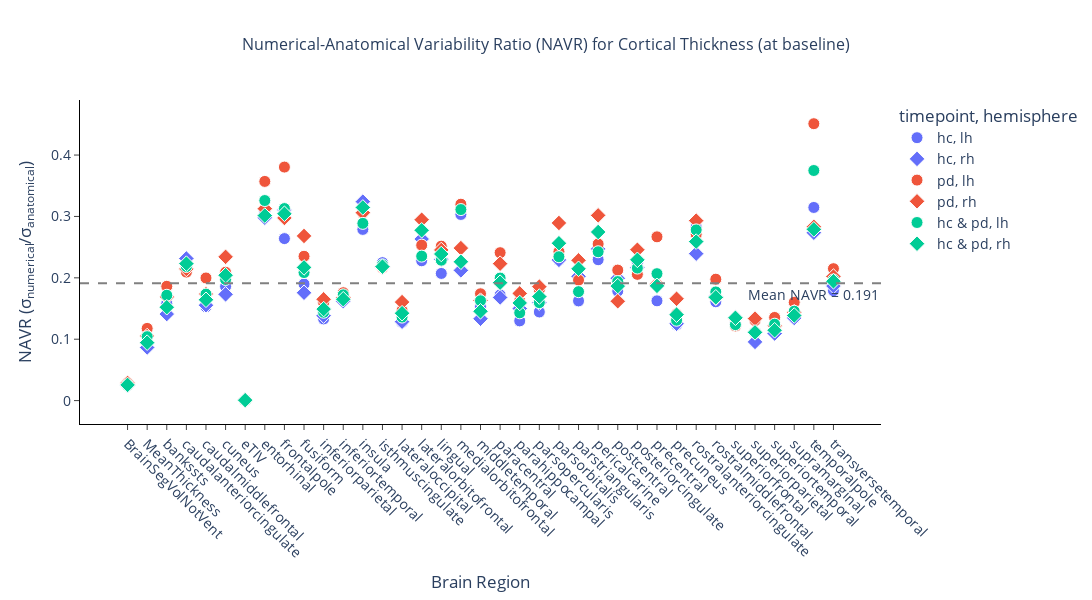
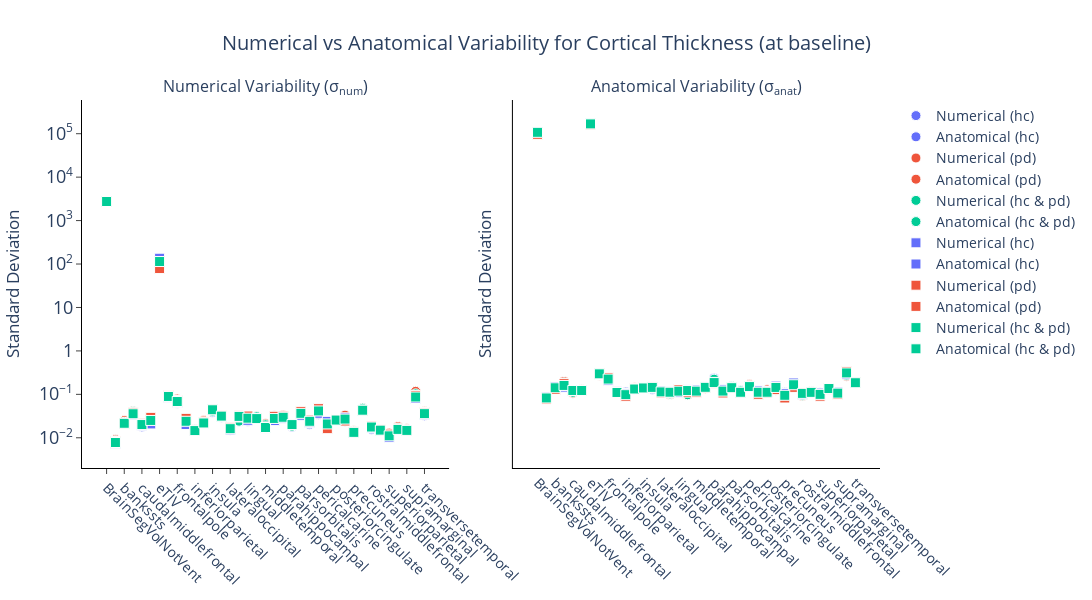

Write notebook code for charts like these, in order.
### Markdown cell above
### Baseline HC+PD

### Code cell
pop_hc_baseline, pop_pd_baseline = get_population(df, df_cohort, visit="first")
pop_hc_followup, pop_pd_followup = get_population(df, df_cohort, visit="second")

pop_hc = pop_hc_baseline
pop_pd = pop_pd_baseline
pop_all = np.concatenate([pop_hc_baseline, pop_pd_baseline])

config = NavrConfig(
    metric=METRIC,
    bilateral=False,
    change=False,
    csv_dir=csv_dir,
    figures_dir=figures_dir,
    regions_template=regions_template,
    anondir=anondir,
    title_suffix="Cortical",
    timepoint="baseline",
)

_ = generate_navr(
    get_stats_metric=get_stats_metric,
    pop1=pop_hc,
    pop2=pop_pd,
    pop_all=pop_all,
    pop1_name="hc",
    pop2_name="pd",
    config=config,
)

pop_hc = pop_hc_followup
pop_pd = pop_pd_followup
pop_all = np.concatenate([pop_hc_followup, pop_pd_followup])

config = NavrConfig(
    metric=METRIC,
    bilateral=False,
    change=False,
    csv_dir=csv_dir,
    figures_dir=figures_dir,
    regions_template=regions_template,
    anondir=anondir,
    title_suffix="Cortical",
    timepoint="followup",
)

_ = generate_navr(
    get_stats_metric=get_stats_metric,
    pop1=pop_hc,
    pop2=pop_pd,
    pop_all=pop_all,
    pop1_name="hc",
    pop2_name="pd",
    config=config,
)

### Figure 1 — Plotly figure (JSON) as saved in the notebook; plotly's stock layout.template omitted (floating-point values rounded to 4 significant figures)
{"data": [{"customdata": [[2726.0, 109000.0], [0.008119, 0.08623], [0.021, 0.1329], [0.03917, 0.1717], [0.0178, 0.1164], [0.02346, 0.1263], [136.0, 167900.0], [0.08526, 0.2767], [0.06208, 0.2353], [0.0222, 0.1169], [0.01506, 0.1132], [0.02164, 0.1281], [0.03852, 0.1381], [0.02923, 0.1301], [0.01486, 0.1163], [0.02342, 0.1028], [0.02377, 0.1147], [0.03007, 0.09916], [0.0189, 0.1235], [0.02502, 0.1454], [0.03063, 0.2359], [0.01764, 0.1222], [0.03454, 0.1508], [0.02015, 0.1241], [0.03417, 0.1489], [0.01869, 0.1048], [0.02468, 0.1095], [0.02336, 0.1438], [0.01385, 0.1121], [0.04768, 0.1686], [0.01552, 0.09639], [0.01436, 0.1149], [0.01036, 0.1084], [0.01564, 0.1361], [0.01471, 0.1094], [0.08904, 0.283], [0.03206, 0.1791]], "hovertemplate": "<b>%{hovertext}</b><br><br>timepoint=hc<br>hemisphere=lh<br>region=%{x}<br>NAVR=%{y:.3f}<br>num=%{customdata[0]:.2e}<br>anat=%{customdata[1]:.2e}<extra></extra>", "hovertext": ["BrainSegVolNotVent", "MeanThickness", "bankssts", "caudalanteriorcingulate", "caudalmiddlefrontal", "cuneus", "eTIV", "entorhinal", "frontalpole", "fusiform", "inferiorparietal", "inferiortemporal", "insula", "isthmuscingulate", "lateraloccipital", "lateralorbitofrontal", "lingual", "medialorbitofrontal", "middletemporal", "paracentral", "parahippocampal", "parsopercularis", "parsorbitalis", "parstriangularis", "pericalcarine", "postcentral", "posteriorcingulate", "precentral", "precuneus", "rostralanteriorcingulate", "rostralmiddlefrontal", "superiorfrontal", "superiorparietal", "superiortemporal", "supramarginal", "temporalpole", "transversetemporal"], "legendgroup": "hc, lh", "marker": {"color": "#636efa", "line": {"color": "white", "width": 1}, "size": 12, "symbol": "circle"}, "mode": "markers", "name": "hc, lh", "orientation": "v", "showlegend": true, "type": "scatter", "x": ["BrainSegVolNotVent", "MeanThickness", "bankssts", "caudalanteriorcingulate", "caudalmiddlefrontal", "cuneus", "eTIV", "entorhinal", "frontalpole", "fusiform", "inferiorparietal", "inferiortemporal", "insula", "isthmuscingulate", "lateraloccipital", "lateralorbitofrontal", "lingual", "medialorbitofrontal", "middletemporal", "paracentral", "parahippocampal", "parsopercularis", "parsorbitalis", "parstriangularis", "pericalcarine", "postcentral", "posteriorcingulate", "precentral", "precuneus", "rostralanteriorcingulate", "rostralmiddlefrontal", "superiorfrontal", "superiorparietal", "superiortemporal", "supramarginal", "temporalpole", "transversetemporal"], "xaxis": "x", "y": [0.02501, 0.09415, 0.1581, 0.2281, 0.1529, 0.1858, 0.0008099, 0.3081, 0.2639, 0.1899, 0.1331, 0.1689, 0.2789, 0.2247, 0.1277, 0.2278, 0.2071, 0.3032, 0.153, 0.1721, 0.1299, 0.1444, 0.2291, 0.1624, 0.2295, 0.1784, 0.2254, 0.1625, 0.1236, 0.2829, 0.161, 0.125, 0.09557, 0.1149, 0.1344, 0.3146, 0.179], "yaxis": "y"}, {"customdata": [[2726.0, 109000.0], [0.007449, 0.08611], [0.02138, 0.1517], [0.034, 0.1468], [0.01905, 0.1226], [0.02083, 0.1203], [136.0, 167900.0], [0.08533, 0.2865], [0.06512, 0.2097], [0.02019, 0.1149], [0.01452, 0.1049], [0.02126, 0.1312], [0.04428, 0.1366], [0.03103, 0.1425], [0.01527, 0.1188], [0.0301, 0.1143], [0.02522, 0.1096], [0.02751, 0.1297], [0.01677, 0.1257], [0.02489, 0.1482], [0.02824, 0.1884], [0.02025, 0.127], [0.03298, 0.1439], [0.02264, 0.1118], [0.03659, 0.1481], [0.02388, 0.1198], [0.02497, 0.1154], [0.02885, 0.1549], [0.01303, 0.1041], [0.04368, 0.1825], [0.01704, 0.1006], [0.01481, 0.1094], [0.01021, 0.1068], [0.0152, 0.1391], [0.01514, 0.1124], [0.08022, 0.2933], [0.03406, 0.1825]], "hovertemplate": "<b>%{hovertext}</b><br><br>timepoint=hc<br>hemisphere=rh<br>region=%{x}<br>NAVR=%{y:.3f}<br>num=%{customdata[0]:.2e}<br>anat=%{customdata[1]:.2e}<extra></extra>", "hovertext": ["BrainSegVolNotVent", "MeanThickness", "bankssts", "caudalanteriorcingulate", "caudalmiddlefrontal", "cuneus", "eTIV", "entorhinal", "frontalpole", "fusiform", "inferiorparietal", "inferiortemporal", "insula", "isthmuscingulate", "lateraloccipital", "lateralorbitofrontal", "lingual", "medialorbitofrontal", "middletemporal", "paracentral", "parahippocampal", "parsopercularis", "parsorbitalis", "parstriangularis", "pericalcarine", "postcentral", "posteriorcingulate", "precentral", "precuneus", "rostralanteriorcingulate", "rostralmiddlefrontal", "superiorfrontal", "superiorparietal", "superiortemporal", "supramarginal", "temporalpole", "transversetemporal"], "legendgroup": "hc, rh", "marker": {"color": "#636efa", "line": {"color": "white", "width": 1}, "size": 12, "symbol": "diamond"}, "mode": "markers", "name": "hc, rh", "orientation": "v", "showlegend": true, "type": "scatter", "x": ["BrainSegVolNotVent", "MeanThickness", "bankssts", "caudalanteriorcingulate", "caudalmiddlefrontal", "cuneus", "eTIV", "entorhinal", "frontalpole", "fusiform", "inferiorparietal", "inferiortemporal", "insula", "isthmuscingulate", "lateraloccipital", "lateralorbitofrontal", "lingual", "medialorbitofrontal", "middletemporal", "paracentral", "parahippocampal", "parsopercularis", "parsorbitalis", "parstriangularis", "pericalcarine", "postcentral", "posteriorcingulate", "precentral", "precuneus", "rostralanteriorcingulate", "rostralmiddlefrontal", "superiorfrontal", "superiorparietal", "superiortemporal", "supramarginal", "temporalpole", "transversetemporal"], "xaxis": "x", "y": [0.02501, 0.08651, 0.141, 0.2315, 0.1554, 0.1731, 0.0008099, 0.2978, 0.3105, 0.1757, 0.1383, 0.162, 0.3241, 0.2178, 0.1285, 0.2632, 0.2301, 0.2122, 0.1334, 0.168, 0.1499, 0.1594, 0.2292, 0.2024, 0.2471, 0.1993, 0.2163, 0.1863, 0.1251, 0.2394, 0.1694, 0.1355, 0.09558, 0.1092, 0.1347, 0.2735, 0.1867], "yaxis": "y"}, {"customdata": [[2783.0, 96660.0], [0.009152, 0.07781], [0.02501, 0.1344], [0.04165, 0.1989], [0.0212, 0.1061], [0.02736, 0.1309], [78.64, 161000.0], [0.0972, 0.2722], [0.07808, 0.2053], [0.02492, 0.106], [0.01569, 0.09821], [0.02487, 0.1415], [0.04281, 0.1401], [0.03198, 0.1477], [0.01686, 0.1148], [0.02496, 0.09856], [0.02936, 0.1167], [0.03092, 0.09665], [0.02103, 0.1209], [0.03228, 0.134], [0.03353, 0.2065], [0.01938, 0.1071], [0.03689, 0.1521], [0.0232, 0.1182], [0.04283, 0.1679], [0.02137, 0.1005], [0.0261, 0.1269], [0.03324, 0.1246], [0.01451, 0.1029], [0.04835, 0.1784], [0.01801, 0.09109], [0.01452, 0.1193], [0.01293, 0.09911], [0.01826, 0.1348], [0.01606, 0.1003], [0.1176, 0.2607], [0.04032, 0.1876]], "hovertemplate": "<b>%{hovertext}</b><br><br>timepoint=pd<br>hemisphere=lh<br>region=%{x}<br>NAVR=%{y:.3f}<br>num=%{customdata[0]:.2e}<br>anat=%{customdata[1]:.2e}<extra></extra>", "hovertext": ["BrainSegVolNotVent", "MeanThickness", "bankssts", "caudalanteriorcingulate", "caudalmiddlefrontal", "cuneus", "eTIV", "entorhinal", "frontalpole", "fusiform", "inferiorparietal", "inferiortemporal", "insula", "isthmuscingulate", "lateraloccipital", "lateralorbitofrontal", "lingual", "medialorbitofrontal", "middletemporal", "paracentral", "parahippocampal", "parsopercularis", "parsorbitalis", "parstriangularis", "pericalcarine", "postcentral", "posteriorcingulate", "precentral", "precuneus", "rostralanteriorcingulate", "rostralmiddlefrontal", "superiorfrontal", "superiorparietal", "superiortemporal", "supramarginal", "temporalpole", "transversetemporal"], "legendgroup": "pd, lh", "marker": {"color": "#EF553B", "line": {"color": "white", "width": 1}, "size": 12, "symbol": "circle"}, "mode": "markers", "name": "pd, lh", "orientation": "v", "showlegend": true, "type": "scatter", "x": ["BrainSegVolNotVent", "MeanThickness", "bankssts", "caudalanteriorcingulate", "caudalmiddlefrontal", "cuneus", "eTIV", "entorhinal", "frontalpole", "fusiform", "inferiorparietal", "inferiortemporal", "insula", "isthmuscingulate", "lateraloccipital", "lateralorbitofrontal", "lingual", "medialorbitofrontal", "middletemporal", "paracentral", "parahippocampal", "parsopercularis", "parsorbitalis", "parstriangularis", "pericalcarine", "postcentral", "posteriorcingulate", "precentral", "precuneus", "rostralanteriorcingulate", "rostralmiddlefrontal", "superiorfrontal", "superiorparietal", "superiortemporal", "supramarginal", "temporalpole", "transversetemporal"], "xaxis": "x", "y": [0.02879, 0.1176, 0.1862, 0.2093, 0.1997, 0.2091, 0.0004884, 0.3571, 0.3804, 0.2351, 0.1597, 0.1757, 0.3056, 0.2166, 0.1469, 0.2532, 0.2515, 0.32, 0.174, 0.241, 0.1624, 0.181, 0.2426, 0.1963, 0.2551, 0.2126, 0.2056, 0.2668, 0.1411, 0.2711, 0.1978, 0.1217, 0.1305, 0.1354, 0.1601, 0.4511, 0.2149], "yaxis": "y"}, {"customdata": [[2783.0, 96660.0], [0.008206, 0.07801], [0.02181, 0.1292], [0.03793, 0.1768], [0.0215, 0.1238], [0.02955, 0.1262], [78.64, 161000.0], [0.09434, 0.3017], [0.07226, 0.2428], [0.02803, 0.1045], [0.01484, 0.08992], [0.02276, 0.1354], [0.04403, 0.1438], [0.0322, 0.148], [0.01736, 0.1082], [0.03219, 0.1092], [0.03169, 0.1292], [0.02791, 0.1123], [0.01784, 0.1096], [0.03125, 0.1401], [0.03137, 0.1797], [0.01998, 0.1076], [0.04054, 0.1401], [0.02553, 0.1117], [0.04689, 0.1554], [0.01623, 0.1003], [0.0264, 0.1074], [0.02434, 0.1284], [0.01367, 0.08239], [0.0424, 0.1446], [0.0185, 0.1105], [0.01522, 0.1134], [0.01212, 0.09073], [0.01608, 0.1321], [0.01435, 0.0997], [0.09451, 0.3339], [0.03829, 0.1895]], "hovertemplate": "<b>%{hovertext}</b><br><br>timepoint=pd<br>hemisphere=rh<br>region=%{x}<br>NAVR=%{y:.3f}<br>num=%{customdata[0]:.2e}<br>anat=%{customdata[1]:.2e}<extra></extra>", "hovertext": ["BrainSegVolNotVent", "MeanThickness", "bankssts", "caudalanteriorcingulate", "caudalmiddlefrontal", "cuneus", "eTIV", "entorhinal", "frontalpole", "fusiform", "inferiorparietal", "inferiortemporal", "insula", "isthmuscingulate", "lateraloccipital", "lateralorbitofrontal", "lingual", "medialorbitofrontal", "middletemporal", "paracentral", "parahippocampal", "parsopercularis", "parsorbitalis", "parstriangularis", "pericalcarine", "postcentral", "posteriorcingulate", "precentral", "precuneus", "rostralanteriorcingulate", "rostralmiddlefrontal", "superiorfrontal", "superiorparietal", "superiortemporal", "supramarginal", "temporalpole", "transversetemporal"], "legendgroup": "pd, rh", "marker": {"color": "#EF553B", "line": {"color": "white", "width": 1}, "size": 12, "symbol": "diamond"}, "mode": "markers", "name": "pd, rh", "orientation": "v", "showlegend": true, "type": "scatter", "x": ["BrainSegVolNotVent", "MeanThickness", "bankssts", "caudalanteriorcingulate", "caudalmiddlefrontal", "cuneus", "eTIV", "entorhinal", "frontalpole", "fusiform", "inferiorparietal", "inferiortemporal", "insula", "isthmuscingulate", "lateraloccipital", "lateralorbitofrontal", "lingual", "medialorbitofrontal", "middletemporal", "paracentral", "parahippocampal", "parsopercularis", "parsorbitalis", "parstriangularis", "pericalcarine", "postcentral", "posteriorcingulate", "precentral", "precuneus", "rostralanteriorcingulate", "rostralmiddlefrontal", "superiorfrontal", "superiorparietal", "superiortemporal", "supramarginal", "temporalpole", "transversetemporal"], "xaxis": "x", "y": [0.02879, 0.1052, 0.1689, 0.2145, 0.1737, 0.2342, 0.0004884, 0.3126, 0.2975, 0.2682, 0.165, 0.168, 0.3061, 0.2176, 0.1605, 0.2947, 0.2453, 0.2484, 0.1628, 0.2231, 0.1746, 0.1856, 0.2894, 0.2284, 0.3018, 0.1618, 0.2458, 0.1895, 0.1659, 0.2932, 0.1675, 0.1343, 0.1336, 0.1217, 0.1439, 0.2831, 0.2021], "yaxis": "y"}, {"customdata": [[2751.0, 107600.0], [0.008592, 0.08251], [0.02287, 0.1332], [0.04028, 0.1844], [0.01938, 0.1117], [0.02526, 0.128], [114.2, 168400.0], [0.09074, 0.2784], [0.06962, 0.2226], [0.02344, 0.1124], [0.01534, 0.1066], [0.02313, 0.1343], [0.04048, 0.1402], [0.03048, 0.1379], [0.01577, 0.1159], [0.02411, 0.1025], [0.02639, 0.1154], [0.03045, 0.09785], [0.01987, 0.1222], [0.02847, 0.1426], [0.03195, 0.2234], [0.01843, 0.1155], [0.0356, 0.1519], [0.02155, 0.1215], [0.03825, 0.1577], [0.01992, 0.1028], [0.02532, 0.1173], [0.02817, 0.1362], [0.01415, 0.1081], [0.04798, 0.1726], [0.01667, 0.09417], [0.01443, 0.1166], [0.01157, 0.1042], [0.01685, 0.1354], [0.01532, 0.1052], [0.1027, 0.2739], [0.03595, 0.183]], "hovertemplate": "<b>%{hovertext}</b><br><br>timepoint=hc & pd<br>hemisphere=lh<br>region=%{x}<br>NAVR=%{y:.3f}<br>num=%{customdata[0]:.2e}<br>anat=%{customdata[1]:.2e}<extra></extra>", "hovertext": ["BrainSegVolNotVent", "MeanThickness", "bankssts", "caudalanteriorcingulate", "caudalmiddlefrontal", "cuneus", "eTIV", "entorhinal", "frontalpole", "fusiform", "inferiorparietal", "inferiortemporal", "insula", "isthmuscingulate", "lateraloccipital", "lateralorbitofrontal", "lingual", "medialorbitofrontal", "middletemporal", "paracentral", "parahippocampal", "parsopercularis", "parsorbitalis", "parstriangularis", "pericalcarine", "postcentral", "posteriorcingulate", "precentral", "precuneus", "rostralanteriorcingulate", "rostralmiddlefrontal", "superiorfrontal", "superiorparietal", "superiortemporal", "supramarginal", "temporalpole", "transversetemporal"], "legendgroup": "hc & pd, lh", "marker": {"color": "#00cc96", "line": {"color": "white", "width": 1}, "size": 12, "symbol": "circle"}, "mode": "markers", "name": "hc & pd, lh", "orientation": "v", "showlegend": true, "type": "scatter", "x": ["BrainSegVolNotVent", "MeanThickness", "bankssts", "caudalanteriorcingulate", "caudalmiddlefrontal", "cuneus", "eTIV", "entorhinal", "frontalpole", "fusiform", "inferiorparietal", "inferiortemporal", "insula", "isthmuscingulate", "lateraloccipital", "lateralorbitofrontal", "lingual", "medialorbitofrontal", "middletemporal", "paracentral", "parahippocampal", "parsopercularis", "parsorbitalis", "parstriangularis", "pericalcarine", "postcentral", "posteriorcingulate", "precentral", "precuneus", "rostralanteriorcingulate", "rostralmiddlefrontal", "superiorfrontal", "superiorparietal", "superiortemporal", "supramarginal", "temporalpole", "transversetemporal"], "xaxis": "x", "y": [0.02558, 0.1041, 0.1716, 0.2185, 0.1735, 0.1973, 0.0006782, 0.3259, 0.3128, 0.2086, 0.1439, 0.1723, 0.2887, 0.2211, 0.1361, 0.2354, 0.2287, 0.3112, 0.1626, 0.1996, 0.143, 0.1596, 0.2344, 0.1775, 0.2425, 0.1939, 0.2159, 0.2068, 0.1309, 0.2781, 0.177, 0.1237, 0.1111, 0.1245, 0.1456, 0.3748, 0.1965], "yaxis": "y"}, {"customdata": [[2751.0, 107600.0], [0.007793, 0.08259], [0.02157, 0.1418], [0.03579, 0.1604], [0.02017, 0.1228], [0.02507, 0.1227], [114.2, 168400.0], [0.08943, 0.2968], [0.06837, 0.2247], [0.02398, 0.1105], [0.01466, 0.09837], [0.02193, 0.1328], [0.04417, 0.1404], [0.03155, 0.1446], [0.01623, 0.114], [0.03104, 0.1119], [0.02827, 0.1184], [0.02769, 0.1224], [0.01726, 0.1186], [0.02789, 0.1452], [0.02967, 0.1865], [0.02013, 0.1188], [0.03652, 0.1425], [0.02396, 0.1116], [0.04147, 0.151], [0.02084, 0.1117], [0.02561, 0.1117], [0.02695, 0.1442], [0.01332, 0.09509], [0.04312, 0.1665], [0.0177, 0.1052], [0.01499, 0.1112], [0.0111, 0.09981], [0.0156, 0.1362], [0.01479, 0.1067], [0.08684, 0.3113], [0.03599, 0.1852]], "hovertemplate": "<b>%{hovertext}</b><br><br>timepoint=hc & pd<br>hemisphere=rh<br>region=%{x}<br>NAVR=%{y:.3f}<br>num=%{customdata[0]:.2e}<br>anat=%{customdata[1]:.2e}<extra></extra>", "hovertext": ["BrainSegVolNotVent", "MeanThickness", "bankssts", "caudalanteriorcingulate", "caudalmiddlefrontal", "cuneus", "eTIV", "entorhinal", "frontalpole", "fusiform", "inferiorparietal", "inferiortemporal", "insula", "isthmuscingulate", "lateraloccipital", "lateralorbitofrontal", "lingual", "medialorbitofrontal", "middletemporal", "paracentral", "parahippocampal", "parsopercularis", "parsorbitalis", "parstriangularis", "pericalcarine", "postcentral", "posteriorcingulate", "precentral", "precuneus", "rostralanteriorcingulate", "rostralmiddlefrontal", "superiorfrontal", "superiorparietal", "superiortemporal", "supramarginal", "temporalpole", "transversetemporal"], "legendgroup": "hc & pd, rh", "marker": {"color": "#00cc96", "line": {"color": "white", "width": 1}, "size": 12, "symbol": "diamond"}, "mode": "markers", "name": "hc & pd, rh", "orientation": "v", "showlegend": true, "type": "scatter", "x": ["BrainSegVolNotVent", "MeanThickness", "bankssts", "caudalanteriorcingulate", "caudalmiddlefrontal", "cuneus", "eTIV", "entorhinal", "frontalpole", "fusiform", "inferiorparietal", "inferiortemporal", "insula", "isthmuscingulate", "lateraloccipital", "lateralorbitofrontal", "lingual", "medialorbitofrontal", "middletemporal", "paracentral", "parahippocampal", "parsopercularis", "parsorbitalis", "parstriangularis", "pericalcarine", "postcentral", "posteriorcingulate", "precentral", "precuneus", "rostralanteriorcingulate", "rostralmiddlefrontal", "superiorfrontal", "superiorparietal", "superiortemporal", "supramarginal", "temporalpole", "transversetemporal"], "xaxis": "x", "y": [0.02558, 0.09437, 0.1521, 0.2231, 0.1642, 0.2042, 0.0006782, 0.3014, 0.3043, 0.217, 0.149, 0.1651, 0.3146, 0.2182, 0.1424, 0.2774, 0.2388, 0.2262, 0.1455, 0.1921, 0.1591, 0.1694, 0.2564, 0.2147, 0.2746, 0.1865, 0.2293, 0.1869, 0.14, 0.259, 0.1682, 0.1349, 0.1112, 0.1145, 0.1386, 0.279, 0.1944], "yaxis": "y"}], "layout": {"annotations": [{"showarrow": false, "text": "Mean NAVR = 0.191", "x": 1, "xanchor": "right", "xref": "x domain", "y": 0.191, "yanchor": "top", "yref": "y"}], "font": {"size": 14}, "height": 600, "legend": {"title": {"text": "timepoint, hemisphere"}, "tracegroupgap": 0}, "plot_bgcolor": "white", "shapes": [{"line": {"color": "gray", "dash": "dash"}, "type": "line", "x0": 0, "x1": 1, "xref": "x domain", "y0": 0.191, "y1": 0.191, "yref": "y"}], "title": {"font": {"size": 16}, "text": "Numerical-Anatomical Variability Ratio (NAVR) for Cortical Thickness (at baseline)", "x": 0.5}, "width": 1400, "xaxis": {"anchor": "y", "domain": [0, 1], "linecolor": "black", "linewidth": 1, "showline": true, "tickangle": 45, "ticks": "outside", "title": {"text": "Brain Region"}}, "yaxis": {"anchor": "x", "domain": [0, 1], "exponentformat": "power", "linecolor": "black", "linewidth": 1, "showline": true, "ticks": "outside", "title": {"text": "NAVR (σ<sub>numerical</sub>/σ<sub>anatomical</sub>)"}}}}

### Figure 2 — Plotly figure (JSON) as saved in the notebook; plotly's stock layout.template omitted (floating-point values rounded to 4 significant figures)
{"data": [{"marker": {"color": "#636EFA", "line": {"color": "white", "width": 1}, "size": 10, "symbol": ["circle", "circle", "circle", "circle", "circle", "circle", "circle", "circle", "circle", "circle", "circle", "circle", "circle", "circle", "circle", "circle", "circle", "circle", "circle", "circle", "circle", "circle", "circle", "circle", "circle", "circle", "circle", "circle", "circle", "circle", "circle", "circle", "circle", "circle", "circle", "circle", "circle"]}, "mode": "markers", "name": "Numerical (hc)", "showlegend": true, "type": "scatter", "x": ["BrainSegVolNotVent", "MeanThickness", "bankssts", "caudalanteriorcingulate", "caudalmiddlefrontal", "cuneus", "eTIV", "entorhinal", "frontalpole", "fusiform", "inferiorparietal", "inferiortemporal", "insula", "isthmuscingulate", "lateraloccipital", "lateralorbitofrontal", "lingual", "medialorbitofrontal", "middletemporal", "paracentral", "parahippocampal", "parsopercularis", "parsorbitalis", "parstriangularis", "pericalcarine", "postcentral", "posteriorcingulate", "precentral", "precuneus", "rostralanteriorcingulate", "rostralmiddlefrontal", "superiorfrontal", "superiorparietal", "superiortemporal", "supramarginal", "temporalpole", "transversetemporal"], "xaxis": "x", "y": [2726.0, 0.008119, 0.021, 0.03917, 0.0178, 0.02346, 136.0, 0.08526, 0.06208, 0.0222, 0.01506, 0.02164, 0.03852, 0.02923, 0.01486, 0.02342, 0.02377, 0.03007, 0.0189, 0.02502, 0.03063, 0.01764, 0.03454, 0.02015, 0.03417, 0.01869, 0.02468, 0.02336, 0.01385, 0.04768, 0.01552, 0.01436, 0.01036, 0.01564, 0.01471, 0.08904, 0.03206], "yaxis": "y"}, {"marker": {"color": "#636EFA", "line": {"color": "white", "width": 1}, "size": 10, "symbol": ["circle", "circle", "circle", "circle", "circle", "circle", "circle", "circle", "circle", "circle", "circle", "circle", "circle", "circle", "circle", "circle", "circle", "circle", "circle", "circle", "circle", "circle", "circle", "circle", "circle", "circle", "circle", "circle", "circle", "circle", "circle", "circle", "circle", "circle", "circle", "circle", "circle"]}, "mode": "markers", "name": "Anatomical (hc)", "showlegend": true, "type": "scatter", "x": ["BrainSegVolNotVent", "MeanThickness", "bankssts", "caudalanteriorcingulate", "caudalmiddlefrontal", "cuneus", "eTIV", "entorhinal", "frontalpole", "fusiform", "inferiorparietal", "inferiortemporal", "insula", "isthmuscingulate", "lateraloccipital", "lateralorbitofrontal", "lingual", "medialorbitofrontal", "middletemporal", "paracentral", "parahippocampal", "parsopercularis", "parsorbitalis", "parstriangularis", "pericalcarine", "postcentral", "posteriorcingulate", "precentral", "precuneus", "rostralanteriorcingulate", "rostralmiddlefrontal", "superiorfrontal", "superiorparietal", "superiortemporal", "supramarginal", "temporalpole", "transversetemporal"], "xaxis": "x2", "y": [109000.0, 0.08623, 0.1329, 0.1717, 0.1164, 0.1263, 167900.0, 0.2767, 0.2353, 0.1169, 0.1132, 0.1281, 0.1381, 0.1301, 0.1163, 0.1028, 0.1147, 0.09916, 0.1235, 0.1454, 0.2359, 0.1222, 0.1508, 0.1241, 0.1489, 0.1048, 0.1095, 0.1438, 0.1121, 0.1686, 0.09639, 0.1149, 0.1084, 0.1361, 0.1094, 0.283, 0.1791], "yaxis": "y2"}, {"marker": {"color": "#EF553B", "line": {"color": "white", "width": 1}, "size": 10, "symbol": ["circle", "circle", "circle", "circle", "circle", "circle", "circle", "circle", "circle", "circle", "circle", "circle", "circle", "circle", "circle", "circle", "circle", "circle", "circle", "circle", "circle", "circle", "circle", "circle", "circle", "circle", "circle", "circle", "circle", "circle", "circle", "circle", "circle", "circle", "circle", "circle", "circle"]}, "mode": "markers", "name": "Numerical (pd)", "showlegend": true, "type": "scatter", "x": ["BrainSegVolNotVent", "MeanThickness", "bankssts", "caudalanteriorcingulate", "caudalmiddlefrontal", "cuneus", "eTIV", "entorhinal", "frontalpole", "fusiform", "inferiorparietal", "inferiortemporal", "insula", "isthmuscingulate", "lateraloccipital", "lateralorbitofrontal", "lingual", "medialorbitofrontal", "middletemporal", "paracentral", "parahippocampal", "parsopercularis", "parsorbitalis", "parstriangularis", "pericalcarine", "postcentral", "posteriorcingulate", "precentral", "precuneus", "rostralanteriorcingulate", "rostralmiddlefrontal", "superiorfrontal", "superiorparietal", "superiortemporal", "supramarginal", "temporalpole", "transversetemporal"], "xaxis": "x", "y": [2783.0, 0.009152, 0.02501, 0.04165, 0.0212, 0.02736, 78.64, 0.0972, 0.07808, 0.02492, 0.01569, 0.02487, 0.04281, 0.03198, 0.01686, 0.02496, 0.02936, 0.03092, 0.02103, 0.03228, 0.03353, 0.01938, 0.03689, 0.0232, 0.04283, 0.02137, 0.0261, 0.03324, 0.01451, 0.04835, 0.01801, 0.01452, 0.01293, 0.01826, 0.01606, 0.1176, 0.04032], "yaxis": "y"}, {"marker": {"color": "#EF553B", "line": {"color": "white", "width": 1}, "size": 10, "symbol": ["circle", "circle", "circle", "circle", "circle", "circle", "circle", "circle", "circle", "circle", "circle", "circle", "circle", "circle", "circle", "circle", "circle", "circle", "circle", "circle", "circle", "circle", "circle", "circle", "circle", "circle", "circle", "circle", "circle", "circle", "circle", "circle", "circle", "circle", "circle", "circle", "circle"]}, "mode": "markers", "name": "Anatomical (pd)", "showlegend": true, "type": "scatter", "x": ["BrainSegVolNotVent", "MeanThickness", "bankssts", "caudalanteriorcingulate", "caudalmiddlefrontal", "cuneus", "eTIV", "entorhinal", "frontalpole", "fusiform", "inferiorparietal", "inferiortemporal", "insula", "isthmuscingulate", "lateraloccipital", "lateralorbitofrontal", "lingual", "medialorbitofrontal", "middletemporal", "paracentral", "parahippocampal", "parsopercularis", "parsorbitalis", "parstriangularis", "pericalcarine", "postcentral", "posteriorcingulate", "precentral", "precuneus", "rostralanteriorcingulate", "rostralmiddlefrontal", "superiorfrontal", "superiorparietal", "superiortemporal", "supramarginal", "temporalpole", "transversetemporal"], "xaxis": "x2", "y": [96660.0, 0.07781, 0.1344, 0.1989, 0.1061, 0.1309, 161000.0, 0.2722, 0.2053, 0.106, 0.09821, 0.1415, 0.1401, 0.1477, 0.1148, 0.09856, 0.1167, 0.09665, 0.1209, 0.134, 0.2065, 0.1071, 0.1521, 0.1182, 0.1679, 0.1005, 0.1269, 0.1246, 0.1029, 0.1784, 0.09109, 0.1193, 0.09911, 0.1348, 0.1003, 0.2607, 0.1876], "yaxis": "y2"}, {"marker": {"color": "#00CC96", "line": {"color": "white", "width": 1}, "size": 10, "symbol": ["circle", "circle", "circle", "circle", "circle", "circle", "circle", "circle", "circle", "circle", "circle", "circle", "circle", "circle", "circle", "circle", "circle", "circle", "circle", "circle", "circle", "circle", "circle", "circle", "circle", "circle", "circle", "circle", "circle", "circle", "circle", "circle", "circle", "circle", "circle", "circle", "circle"]}, "mode": "markers", "name": "Numerical (hc & pd)", "showlegend": true, "type": "scatter", "x": ["BrainSegVolNotVent", "MeanThickness", "bankssts", "caudalanteriorcingulate", "caudalmiddlefrontal", "cuneus", "eTIV", "entorhinal", "frontalpole", "fusiform", "inferiorparietal", "inferiortemporal", "insula", "isthmuscingulate", "lateraloccipital", "lateralorbitofrontal", "lingual", "medialorbitofrontal", "middletemporal", "paracentral", "parahippocampal", "parsopercularis", "parsorbitalis", "parstriangularis", "pericalcarine", "postcentral", "posteriorcingulate", "precentral", "precuneus", "rostralanteriorcingulate", "rostralmiddlefrontal", "superiorfrontal", "superiorparietal", "superiortemporal", "supramarginal", "temporalpole", "transversetemporal"], "xaxis": "x", "y": [2751.0, 0.008592, 0.02287, 0.04028, 0.01938, 0.02526, 114.2, 0.09074, 0.06962, 0.02344, 0.01534, 0.02313, 0.04048, 0.03048, 0.01577, 0.02411, 0.02639, 0.03045, 0.01987, 0.02847, 0.03195, 0.01843, 0.0356, 0.02155, 0.03825, 0.01992, 0.02532, 0.02817, 0.01415, 0.04798, 0.01667, 0.01443, 0.01157, 0.01685, 0.01532, 0.1027, 0.03595], "yaxis": "y"}, {"marker": {"color": "#00CC96", "line": {"color": "white", "width": 1}, "size": 10, "symbol": ["circle", "circle", "circle", "circle", "circle", "circle", "circle", "circle", "circle", "circle", "circle", "circle", "circle", "circle", "circle", "circle", "circle", "circle", "circle", "circle", "circle", "circle", "circle", "circle", "circle", "circle", "circle", "circle", "circle", "circle", "circle", "circle", "circle", "circle", "circle", "circle", "circle"]}, "mode": "markers", "name": "Anatomical (hc & pd)", "showlegend": true, "type": "scatter", "x": ["BrainSegVolNotVent", "MeanThickness", "bankssts", "caudalanteriorcingulate", "caudalmiddlefrontal", "cuneus", "eTIV", "entorhinal", "frontalpole", "fusiform", "inferiorparietal", "inferiortemporal", "insula", "isthmuscingulate", "lateraloccipital", "lateralorbitofrontal", "lingual", "medialorbitofrontal", "middletemporal", "paracentral", "parahippocampal", "parsopercularis", "parsorbitalis", "parstriangularis", "pericalcarine", "postcentral", "posteriorcingulate", "precentral", "precuneus", "rostralanteriorcingulate", "rostralmiddlefrontal", "superiorfrontal", "superiorparietal", "superiortemporal", "supramarginal", "temporalpole", "transversetemporal"], "xaxis": "x2", "y": [107600.0, 0.08251, 0.1332, 0.1844, 0.1117, 0.128, 168400.0, 0.2784, 0.2226, 0.1124, 0.1066, 0.1343, 0.1402, 0.1379, 0.1159, 0.1025, 0.1154, 0.09785, 0.1222, 0.1426, 0.2234, 0.1155, 0.1519, 0.1215, 0.1577, 0.1028, 0.1173, 0.1362, 0.1081, 0.1726, 0.09417, 0.1166, 0.1042, 0.1354, 0.1052, 0.2739, 0.183], "yaxis": "y2"}, {"marker": {"color": "#636EFA", "line": {"color": "white", "width": 1}, "size": 10, "symbol": ["square", "square", "square", "square", "square", "square", "square", "square", "square", "square", "square", "square", "square", "square", "square", "square", "square", "square", "square", "square", "square", "square", "square", "square", "square", "square", "square", "square", "square", "square", "square", "square", "square", "square", "square", "square", "square"]}, "mode": "markers", "name": "Numerical (hc)", "showlegend": true, "type": "scatter", "x": ["BrainSegVolNotVent", "MeanThickness", "bankssts", "caudalanteriorcingulate", "caudalmiddlefrontal", "cuneus", "eTIV", "entorhinal", "frontalpole", "fusiform", "inferiorparietal", "inferiortemporal", "insula", "isthmuscingulate", "lateraloccipital", "lateralorbitofrontal", "lingual", "medialorbitofrontal", "middletemporal", "paracentral", "parahippocampal", "parsopercularis", "parsorbitalis", "parstriangularis", "pericalcarine", "postcentral", "posteriorcingulate", "precentral", "precuneus", "rostralanteriorcingulate", "rostralmiddlefrontal", "superiorfrontal", "superiorparietal", "superiortemporal", "supramarginal", "temporalpole", "transversetemporal"], "xaxis": "x", "y": [2726.0, 0.007449, 0.02138, 0.034, 0.01905, 0.02083, 136.0, 0.08533, 0.06512, 0.02019, 0.01452, 0.02126, 0.04428, 0.03103, 0.01527, 0.0301, 0.02522, 0.02751, 0.01677, 0.02489, 0.02824, 0.02025, 0.03298, 0.02264, 0.03659, 0.02388, 0.02497, 0.02885, 0.01303, 0.04368, 0.01704, 0.01481, 0.01021, 0.0152, 0.01514, 0.08022, 0.03406], "yaxis": "y"}, {"marker": {"color": "#636EFA", "line": {"color": "white", "width": 1}, "size": 10, "symbol": ["square", "square", "square", "square", "square", "square", "square", "square", "square", "square", "square", "square", "square", "square", "square", "square", "square", "square", "square", "square", "square", "square", "square", "square", "square", "square", "square", "square", "square", "square", "square", "square", "square", "square", "square", "square", "square"]}, "mode": "markers", "name": "Anatomical (hc)", "showlegend": true, "type": "scatter", "x": ["BrainSegVolNotVent", "MeanThickness", "bankssts", "caudalanteriorcingulate", "caudalmiddlefrontal", "cuneus", "eTIV", "entorhinal", "frontalpole", "fusiform", "inferiorparietal", "inferiortemporal", "insula", "isthmuscingulate", "lateraloccipital", "lateralorbitofrontal", "lingual", "medialorbitofrontal", "middletemporal", "paracentral", "parahippocampal", "parsopercularis", "parsorbitalis", "parstriangularis", "pericalcarine", "postcentral", "posteriorcingulate", "precentral", "precuneus", "rostralanteriorcingulate", "rostralmiddlefrontal", "superiorfrontal", "superiorparietal", "superiortemporal", "supramarginal", "temporalpole", "transversetemporal"], "xaxis": "x2", "y": [109000.0, 0.08611, 0.1517, 0.1468, 0.1226, 0.1203, 167900.0, 0.2865, 0.2097, 0.1149, 0.1049, 0.1312, 0.1366, 0.1425, 0.1188, 0.1143, 0.1096, 0.1297, 0.1257, 0.1482, 0.1884, 0.127, 0.1439, 0.1118, 0.1481, 0.1198, 0.1154, 0.1549, 0.1041, 0.1825, 0.1006, 0.1094, 0.1068, 0.1391, 0.1124, 0.2933, 0.1825], "yaxis": "y2"}, {"marker": {"color": "#EF553B", "line": {"color": "white", "width": 1}, "size": 10, "symbol": ["square", "square", "square", "square", "square", "square", "square", "square", "square", "square", "square", "square", "square", "square", "square", "square", "square", "square", "square", "square", "square", "square", "square", "square", "square", "square", "square", "square", "square", "square", "square", "square", "square", "square", "square", "square", "square"]}, "mode": "markers", "name": "Numerical (pd)", "showlegend": true, "type": "scatter", "x": ["BrainSegVolNotVent", "MeanThickness", "bankssts", "caudalanteriorcingulate", "caudalmiddlefrontal", "cuneus", "eTIV", "entorhinal", "frontalpole", "fusiform", "inferiorparietal", "inferiortemporal", "insula", "isthmuscingulate", "lateraloccipital", "lateralorbitofrontal", "lingual", "medialorbitofrontal", "middletemporal", "paracentral", "parahippocampal", "parsopercularis", "parsorbitalis", "parstriangularis", "pericalcarine", "postcentral", "posteriorcingulate", "precentral", "precuneus", "rostralanteriorcingulate", "rostralmiddlefrontal", "superiorfrontal", "superiorparietal", "superiortemporal", "supramarginal", "temporalpole", "transversetemporal"], "xaxis": "x", "y": [2783.0, 0.008206, 0.02181, 0.03793, 0.0215, 0.02955, 78.64, 0.09434, 0.07226, 0.02803, 0.01484, 0.02276, 0.04403, 0.0322, 0.01736, 0.03219, 0.03169, 0.02791, 0.01784, 0.03125, 0.03137, 0.01998, 0.04054, 0.02553, 0.04689, 0.01623, 0.0264, 0.02434, 0.01367, 0.0424, 0.0185, 0.01522, 0.01212, 0.01608, 0.01435, 0.09451, 0.03829], "yaxis": "y"}, {"marker": {"color": "#EF553B", "line": {"color": "white", "width": 1}, "size": 10, "symbol": ["square", "square", "square", "square", "square", "square", "square", "square", "square", "square", "square", "square", "square", "square", "square", "square", "square", "square", "square", "square", "square", "square", "square", "square", "square", "square", "square", "square", "square", "square", "square", "square", "square", "square", "square", "square", "square"]}, "mode": "markers", "name": "Anatomical (pd)", "showlegend": true, "type": "scatter", "x": ["BrainSegVolNotVent", "MeanThickness", "bankssts", "caudalanteriorcingulate", "caudalmiddlefrontal", "cuneus", "eTIV", "entorhinal", "frontalpole", "fusiform", "inferiorparietal", "inferiortemporal", "insula", "isthmuscingulate", "lateraloccipital", "lateralorbitofrontal", "lingual", "medialorbitofrontal", "middletemporal", "paracentral", "parahippocampal", "parsopercularis", "parsorbitalis", "parstriangularis", "pericalcarine", "postcentral", "posteriorcingulate", "precentral", "precuneus", "rostralanteriorcingulate", "rostralmiddlefrontal", "superiorfrontal", "superiorparietal", "superiortemporal", "supramarginal", "temporalpole", "transversetemporal"], "xaxis": "x2", "y": [96660.0, 0.07801, 0.1292, 0.1768, 0.1238, 0.1262, 161000.0, 0.3017, 0.2428, 0.1045, 0.08992, 0.1354, 0.1438, 0.148, 0.1082, 0.1092, 0.1292, 0.1123, 0.1096, 0.1401, 0.1797, 0.1076, 0.1401, 0.1117, 0.1554, 0.1003, 0.1074, 0.1284, 0.08239, 0.1446, 0.1105, 0.1134, 0.09073, 0.1321, 0.0997, 0.3339, 0.1895], "yaxis": "y2"}, {"marker": {"color": "#00CC96", "line": {"color": "white", "width": 1}, "size": 10, "symbol": ["square", "square", "square", "square", "square", "square", "square", "square", "square", "square", "square", "square", "square", "square", "square", "square", "square", "square", "square", "square", "square", "square", "square", "square", "square", "square", "square", "square", "square", "square", "square", "square", "square", "square", "square", "square", "square"]}, "mode": "markers", "name": "Numerical (hc & pd)", "showlegend": true, "type": "scatter", "x": ["BrainSegVolNotVent", "MeanThickness", "bankssts", "caudalanteriorcingulate", "caudalmiddlefrontal", "cuneus", "eTIV", "entorhinal", "frontalpole", "fusiform", "inferiorparietal", "inferiortemporal", "insula", "isthmuscingulate", "lateraloccipital", "lateralorbitofrontal", "lingual", "medialorbitofrontal", "middletemporal", "paracentral", "parahippocampal", "parsopercularis", "parsorbitalis", "parstriangularis", "pericalcarine", "postcentral", "posteriorcingulate", "precentral", "precuneus", "rostralanteriorcingulate", "rostralmiddlefrontal", "superiorfrontal", "superiorparietal", "superiortemporal", "supramarginal", "temporalpole", "transversetemporal"], "xaxis": "x", "y": [2751.0, 0.007793, 0.02157, 0.03579, 0.02017, 0.02507, 114.2, 0.08943, 0.06837, 0.02398, 0.01466, 0.02193, 0.04417, 0.03155, 0.01623, 0.03104, 0.02827, 0.02769, 0.01726, 0.02789, 0.02967, 0.02013, 0.03652, 0.02396, 0.04147, 0.02084, 0.02561, 0.02695, 0.01332, 0.04312, 0.0177, 0.01499, 0.0111, 0.0156, 0.01479, 0.08684, 0.03599], "yaxis": "y"}, {"marker": {"color": "#00CC96", "line": {"color": "white", "width": 1}, "size": 10, "symbol": ["square", "square", "square", "square", "square", "square", "square", "square", "square", "square", "square", "square", "square", "square", "square", "square", "square", "square", "square", "square", "square", "square", "square", "square", "square", "square", "square", "square", "square", "square", "square", "square", "square", "square", "square", "square", "square"]}, "mode": "markers", "name": "Anatomical (hc & pd)", "showlegend": true, "type": "scatter", "x": ["BrainSegVolNotVent", "MeanThickness", "bankssts", "caudalanteriorcingulate", "caudalmiddlefrontal", "cuneus", "eTIV", "entorhinal", "frontalpole", "fusiform", "inferiorparietal", "inferiortemporal", "insula", "isthmuscingulate", "lateraloccipital", "lateralorbitofrontal", "lingual", "medialorbitofrontal", "middletemporal", "paracentral", "parahippocampal", "parsopercularis", "parsorbitalis", "parstriangularis", "pericalcarine", "postcentral", "posteriorcingulate", "precentral", "precuneus", "rostralanteriorcingulate", "rostralmiddlefrontal", "superiorfrontal", "superiorparietal", "superiortemporal", "supramarginal", "temporalpole", "transversetemporal"], "xaxis": "x2", "y": [107600.0, 0.08259, 0.1418, 0.1604, 0.1228, 0.1227, 168400.0, 0.2968, 0.2247, 0.1105, 0.09837, 0.1328, 0.1404, 0.1446, 0.114, 0.1119, 0.1184, 0.1224, 0.1186, 0.1452, 0.1865, 0.1188, 0.1425, 0.1116, 0.151, 0.1117, 0.1117, 0.1442, 0.09509, 0.1665, 0.1052, 0.1112, 0.09981, 0.1362, 0.1067, 0.3113, 0.1852], "yaxis": "y2"}], "layout": {"annotations": [{"font": {"size": 16}, "showarrow": false, "text": "Numerical Variability (σ<sub>num</sub>)", "x": 0.23, "xanchor": "center", "xref": "paper", "y": 1, "yanchor": "bottom", "yref": "paper"}, {"font": {"size": 16}, "showarrow": false, "text": "Anatomical Variability (σ<sub>anat</sub>)", "x": 0.77, "xanchor": "center", "xref": "paper", "y": 1, "yanchor": "bottom", "yref": "paper"}], "font": {"size": 14}, "height": 600, "plot_bgcolor": "white", "title": {"text": "Numerical vs Anatomical Variability for Cortical Thickness (at baseline)", "x": 0.5}, "width": 1400, "xaxis": {"anchor": "y", "domain": [0, 0.46], "linecolor": "black", "linewidth": 1, "showline": true, "tickangle": 45, "ticks": "outside"}, "xaxis2": {"anchor": "y2", "domain": [0.54, 1], "linecolor": "black", "linewidth": 1, "showline": true, "tickangle": 45}, "yaxis": {"anchor": "x", "domain": [0, 1], "exponentformat": "power", "linecolor": "black", "linewidth": 1, "showline": true, "ticks": "outside", "title": {"text": "Standard Deviation"}, "type": "log"}, "yaxis2": {"anchor": "x2", "domain": [0, 1], "exponentformat": "power", "linecolor": "black", "linewidth": 1, "matches": "y", "showline": true, "showticklabels": false, "title": {"text": "Standard Deviation"}, "type": "log"}}}
